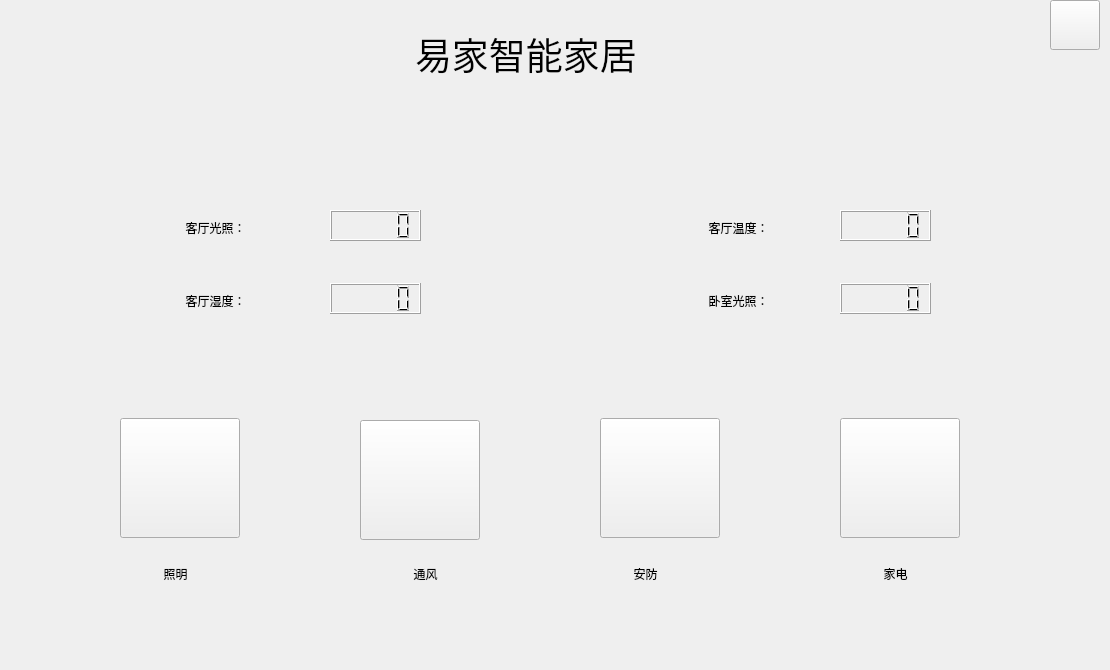
<?xml version="1.0" encoding="UTF-8"?>
<ui version="4.0">
 <class>MainMenu</class>
 <widget class="QMainWindow" name="MainMenu">
  <property name="geometry">
   <rect>
    <x>0</x>
    <y>0</y>
    <width>1110</width>
    <height>670</height>
   </rect>
  </property>
  <property name="windowTitle">
   <string>主菜单</string>
  </property>
  <property name="styleSheet">
   <string notr="true"/>
  </property>
  <widget class="QWidget" name="centralWidget">
   <widget class="QLabel" name="label_2">
    <property name="geometry">
     <rect>
      <x>638</x>
      <y>197</y>
      <width>201</width>
      <height>61</height>
     </rect>
    </property>
    <property name="styleSheet">
     <string notr="true">font: 75 24pt &quot;楷体&quot;;</string>
    </property>
    <property name="text">
     <string>客厅温度：</string>
    </property>
    <property name="alignment">
     <set>Qt::AlignCenter</set>
    </property>
   </widget>
   <widget class="QLabel" name="label">
    <property name="geometry">
     <rect>
      <x>415</x>
      <y>13</y>
      <width>281</width>
      <height>81</height>
     </rect>
    </property>
    <property name="font">
     <font>
      <family>楷体</family>
      <pointsize>28</pointsize>
      <weight>9</weight>
      <italic>false</italic>
      <bold>false</bold>
     </font>
    </property>
    <property name="styleSheet">
     <string notr="true">font: 75 28pt &quot;楷体&quot;;
</string>
    </property>
    <property name="text">
     <string>易家智能家居</string>
    </property>
   </widget>
   <widget class="QPushButton" name="light">
    <property name="geometry">
     <rect>
      <x>120</x>
      <y>418</y>
      <width>120</width>
      <height>120</height>
     </rect>
    </property>
    <property name="styleSheet">
     <string notr="true">border-image: url(:/lightbulb.png);</string>
    </property>
    <property name="text">
     <string/>
    </property>
   </widget>
   <widget class="QLabel" name="label_3">
    <property name="geometry">
     <rect>
      <x>115</x>
      <y>270</y>
      <width>201</width>
      <height>61</height>
     </rect>
    </property>
    <property name="styleSheet">
     <string notr="true">font: 75 24pt &quot;楷体&quot;;</string>
    </property>
    <property name="text">
     <string>客厅湿度：</string>
    </property>
    <property name="alignment">
     <set>Qt::AlignCenter</set>
    </property>
   </widget>
   <widget class="QPushButton" name="HouseEle">
    <property name="geometry">
     <rect>
      <x>840</x>
      <y>418</y>
      <width>120</width>
      <height>120</height>
     </rect>
    </property>
    <property name="styleSheet">
     <string notr="true">border-image: url(:/jiadian.png);</string>
    </property>
    <property name="text">
     <string/>
    </property>
   </widget>
   <widget class="QPushButton" name="security">
    <property name="geometry">
     <rect>
      <x>600</x>
      <y>418</y>
      <width>120</width>
      <height>120</height>
     </rect>
    </property>
    <property name="styleSheet">
     <string notr="true">border-image: url(:/lock.png);</string>
    </property>
    <property name="text">
     <string/>
    </property>
   </widget>
   <widget class="QLCDNumber" name="temp">
    <property name="geometry">
     <rect>
      <x>840</x>
      <y>210</y>
      <width>91</width>
      <height>31</height>
     </rect>
    </property>
   </widget>
   <widget class="QLCDNumber" name="humi">
    <property name="geometry">
     <rect>
      <x>330</x>
      <y>210</y>
      <width>91</width>
      <height>31</height>
     </rect>
    </property>
   </widget>
   <widget class="QLabel" name="label_4">
    <property name="geometry">
     <rect>
      <x>115</x>
      <y>197</y>
      <width>201</width>
      <height>61</height>
     </rect>
    </property>
    <property name="styleSheet">
     <string notr="true">font: 75 24pt &quot;楷体&quot;;</string>
    </property>
    <property name="text">
     <string>客厅光照：</string>
    </property>
    <property name="alignment">
     <set>Qt::AlignCenter</set>
    </property>
   </widget>
   <widget class="QLCDNumber" name="light_2">
    <property name="geometry">
     <rect>
      <x>330</x>
      <y>283</y>
      <width>91</width>
      <height>31</height>
     </rect>
    </property>
   </widget>
   <widget class="QLabel" name="label_6">
    <property name="geometry">
     <rect>
      <x>200</x>
      <y>458</y>
      <width>111</width>
      <height>71</height>
     </rect>
    </property>
    <property name="styleSheet">
     <string notr="true">border-image: url(:/calender.png);</string>
    </property>
    <property name="text">
     <string/>
    </property>
   </widget>
   <widget class="QPushButton" name="setting">
    <property name="geometry">
     <rect>
      <x>1050</x>
      <y>0</y>
      <width>50</width>
      <height>50</height>
     </rect>
    </property>
    <property name="styleSheet">
     <string notr="true">border-image: url(:/sitting.png);</string>
    </property>
    <property name="text">
     <string/>
    </property>
   </widget>
   <widget class="QLabel" name="label_5">
    <property name="geometry">
     <rect>
      <x>638</x>
      <y>270</y>
      <width>201</width>
      <height>61</height>
     </rect>
    </property>
    <property name="styleSheet">
     <string notr="true">font: 75 24pt &quot;楷体&quot;;</string>
    </property>
    <property name="text">
     <string>卧室光照：</string>
    </property>
    <property name="alignment">
     <set>Qt::AlignCenter</set>
    </property>
   </widget>
   <widget class="QLCDNumber" name="light_3">
    <property name="geometry">
     <rect>
      <x>840</x>
      <y>283</y>
      <width>91</width>
      <height>31</height>
     </rect>
    </property>
   </widget>
   <widget class="QLabel" name="label_7">
    <property name="geometry">
     <rect>
      <x>130</x>
      <y>558</y>
      <width>91</width>
      <height>31</height>
     </rect>
    </property>
    <property name="styleSheet">
     <string notr="true">font: 75 18pt &quot;楷体&quot;;</string>
    </property>
    <property name="text">
     <string>照明</string>
    </property>
    <property name="alignment">
     <set>Qt::AlignCenter</set>
    </property>
   </widget>
   <widget class="QLabel" name="label_8">
    <property name="geometry">
     <rect>
      <x>380</x>
      <y>558</y>
      <width>91</width>
      <height>31</height>
     </rect>
    </property>
    <property name="styleSheet">
     <string notr="true">font: 75 18pt &quot;楷体&quot;;</string>
    </property>
    <property name="text">
     <string>通风</string>
    </property>
    <property name="alignment">
     <set>Qt::AlignCenter</set>
    </property>
   </widget>
   <widget class="QLabel" name="label_9">
    <property name="geometry">
     <rect>
      <x>600</x>
      <y>558</y>
      <width>91</width>
      <height>31</height>
     </rect>
    </property>
    <property name="styleSheet">
     <string notr="true">font: 75 18pt &quot;楷体&quot;;</string>
    </property>
    <property name="text">
     <string>安防</string>
    </property>
    <property name="alignment">
     <set>Qt::AlignCenter</set>
    </property>
   </widget>
   <widget class="QLabel" name="label_10">
    <property name="geometry">
     <rect>
      <x>850</x>
      <y>558</y>
      <width>91</width>
      <height>31</height>
     </rect>
    </property>
    <property name="styleSheet">
     <string notr="true">font: 75 18pt &quot;楷体&quot;;</string>
    </property>
    <property name="text">
     <string>家电</string>
    </property>
    <property name="alignment">
     <set>Qt::AlignCenter</set>
    </property>
   </widget>
   <widget class="QLabel" name="time">
    <property name="geometry">
     <rect>
      <x>330</x>
      <y>100</y>
      <width>441</width>
      <height>51</height>
     </rect>
    </property>
    <property name="styleSheet">
     <string notr="true">font: 75 24pt &quot;楷体&quot;;
</string>
    </property>
    <property name="text">
     <string/>
    </property>
    <property name="alignment">
     <set>Qt::AlignCenter</set>
    </property>
   </widget>
   <widget class="QLabel" name="label_11">
    <property name="geometry">
     <rect>
      <x>250</x>
      <y>100</y>
      <width>51</width>
      <height>51</height>
     </rect>
    </property>
    <property name="styleSheet">
     <string notr="true">border-image: url(:/time.png);</string>
    </property>
    <property name="text">
     <string/>
    </property>
   </widget>
   <widget class="QPushButton" name="tf">
    <property name="geometry">
     <rect>
      <x>360</x>
      <y>420</y>
      <width>120</width>
      <height>120</height>
     </rect>
    </property>
    <property name="styleSheet">
     <string notr="true">border-image: url(:/paiqi.png);</string>
    </property>
    <property name="text">
     <string/>
    </property>
   </widget>
  </widget>
 </widget>
 <layoutdefault spacing="6" margin="11"/>
 <resources/>
 <connections/>
</ui>
